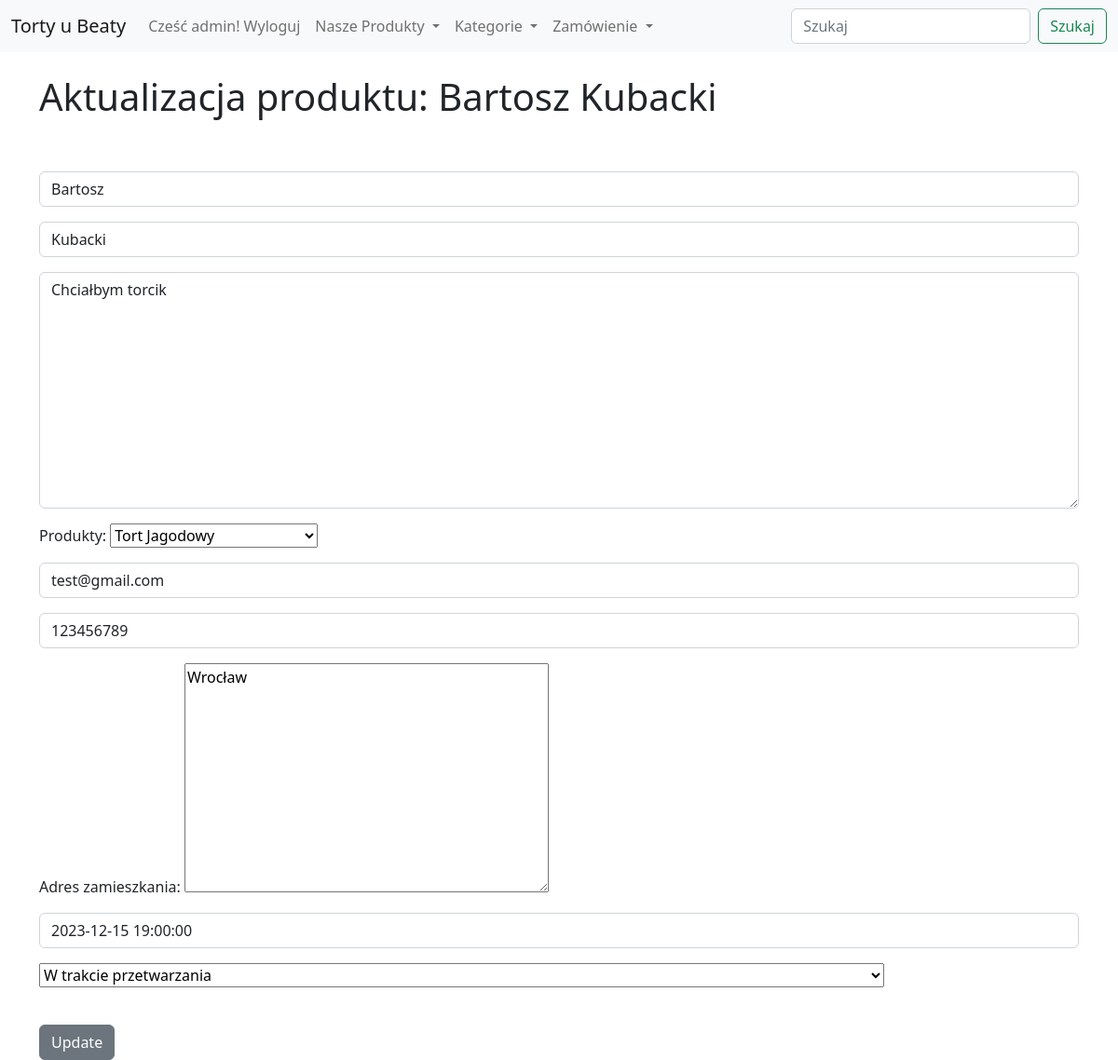
The page /update_admin_order/1/ (signed in) on the database its author committed.
### Cakes/models.py (models this page shows)
class Order(models.Model):
    name = models.CharField(max_length=100, verbose_name='Imię')
    last_name = models.CharField(max_length=100, verbose_name='Nazwisko')
    description = models.TextField(blank=True, verbose_name='Opis')
    product = models.ForeignKey(Product, on_delete=models.CASCADE, blank=True, null=True, verbose_name='produkt')
    email = models.EmailField(blank=True)
    phone = models.CharField(max_length=100, verbose_name='numer telefonu:')
    adress = models.TextField(verbose_name='adres zamieszkania')
    deadline = models.DateTimeField('Order_date')
    status = models.IntegerField(choices=IS_ACTIVE, blank=True, null=True, default=1)
    manager = models.ForeignKey(User, blank=True, null=True, on_delete=models.SET_NULL)
    website_users = models.ForeignKey(WebsiteUser, on_delete=models.CASCADE, null=True)
    def __str__(self):
        return self.name + ' ' + self.last_name

class Product(models.Model):
    category = models.ForeignKey(Category, on_delete=models.CASCADE, default=True, null=True)
    name = models.CharField(max_length=200)
    description = models.TextField(blank=True)
    estimated_price = models.DecimalField(max_digits=6, decimal_places=2)
    product_image = models.ImageField(null=True, blank=True, upload_to="images/")
    ingredients_list = models.ManyToManyField(Ingredients, blank=True)
    def __str__(self):
        return self.name

### Cakes/views.py (the view)
# urls.py: path('update_admin_order/<order_id>/', UpdateAdminOrderView, name='update-admin-order'),
def UpdateAdminOrderView(request, order_id):
    order = Order.objects.get(pk=order_id)
    form = OrderUpdateForm(request.POST or None, instance=order)
    context = {'order': order,
               'form': form}
    if form.is_valid():
        form.save()
        return redirect('my-order-view')
    return render(request, 'Shop/update_admin_order.html', context)

### Cakes/templates/Shop/update_admin_order.html (shortened to what this page needs)
{% extends 'Shop/base.html' %}
{% block content %}
{% if user.is_superuser %}
<h1>Aktualizacja produktu: {{ order }}</h1>
<br/><br/>
<form action="" method="post" enctype="multipart/form-data">
    {{ form.as_p }}
    <br/>
    <input type="submit" value="Update" class="btn btn-secondary">
</form>
{% endif %}
{% endblock %}

### Cakes/templates/Shop/navbar.html (shortened to what this page needs)
<nav class="navbar navbar-expand-lg bg-light">
  <div class="container-fluid">
    <a class="navbar-brand" href="{% url 'home' %}">Torty u Beaty </a>
    <div class="collapse navbar-collapse" id="navbarSupportedContent">
      <ul class="navbar-nav me-auto mb-2 mb-lg-0">
        {% if user.is_authenticated %}
        <li class="nav-item">
          <a class="nav-link" href="{% url 'logout' %}">Cześć {{ user }}! Wyloguj</a>
        </li>
        {% endif %}
          <li class="nav-item dropdown">
          <a class="nav-link dropdown-toggle" href="#" role="button" data-bs-toggle="dropdown" aria-expanded="false">
            Nasze Produkty
          </a>
          <li class="nav-item dropdown">
          <a class="nav-link dropdown-toggle" href="#" role="button" data-bs-toggle="dropdown" aria-expanded="false">
            Kategorie
          </a>
          {% if user.is_authenticated %}
          <li class="nav-item dropdown">
          <a class="nav-link dropdown-toggle" href="#" role="button" data-bs-toggle="dropdown" aria-expanded="false">
            Zamówienie
          </a>
          {% endif %}
      </ul>
      <form class="d-flex" method="post" action="{% url 'search-product-list' %}">
        <input class="form-control me-2" type="search" placeholder="Szukaj" aria-label="Search" name="searched">
        <button class="btn btn-outline-success" type="submit">Szukaj</button>
      </form>
    </div>
  </div>
</nav>

### rows shown on the page
Order: name+last_name "Bartosz Kubacki", name "Bartosz", last_name "Kubacki", description "Chciałbym torcik", product "Tort Jagodowy", email "test@gmail.com", phone "123456789", adress "Wrocław", deadline "2023-12-15 19:00:00", status "W trakcie przetwarzania"

### other values the page prints
{{ user }} "admin"
